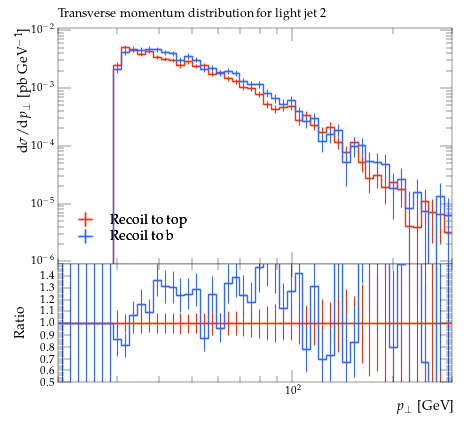

Here is the Python script that generated this plot:
#! /usr/bin/env python

# This Python script was auto-generated using YODA v2.0.2.
# Analysis object: /MC_TTBAR/onelep_jetl_2_pT
# Timestamp: 31-07-2026 (12:23:23)

import matplotlib as mpl
import matplotlib.pyplot as plt
mpl.use('Agg') # comment out for interactive use
import os
import numpy as np

plotDir = os.path.split(os.path.realpath(__file__))[0]
if 'YODA_USER_PLOT_PATH' in globals():
    plot_outdir = globals()['YODA_USER_PLOT_PATH']
else:
    plot_outdir = plotDir

#plot style
plt.style.use(os.path.join(plotDir, '../default.mplstyle'))
# plot metadata
figW, figH = plt.rcParams['figure.figsize']
ax_xLabel = r'$p_\perp$ [GeV]'
ax_yLabel = r'$\mathrm{d}\sigma/\mathrm{d}p_\perp$ [pb GeV$^{-1}$]'
ax_title  = r'Transverse momentum distribution for light jet 2'
ax_xScale = 'log'
ax_yScale = 'log'
xLims = (20.0, 300.0)
yLims = (9e-07, 0.011000000000000001)

# TeX-friendly labels for the legend
labels = {
    'legend' : ([ r"Recoil to top", r"Recoil to b" ], r""),
}

# Adjust canvas width and height
canvasW = 10.0
canvasH = 9.0
figW *= canvasW/10.
figH *= canvasH/9.

# Create figure and axis objects
fig, (ax, ratio0_ax) = plt.subplots(2, 1, sharex=True,
                  figsize=(figW,figH), gridspec_kw={'height_ratios': (6.0, 3.0)})

# Set figure margins
plt.subplots_adjust(
    left   = 1.0 * plt.rcParams['figure.subplot.left'],
    right  = 1.0 * plt.rcParams['figure.subplot.right'],
    top    = 1.0 * plt.rcParams['figure.subplot.top'],
    bottom = 1.0 * plt.rcParams['figure.subplot.bottom'])

ratio0_ax.yaxis.set_major_locator(mpl.ticker.MultipleLocator(0.1))
ratio0_ax.set_ylim(0.5, 1.4999)
ratio0_ax.set_ylabel('Ratio')

# the numerical data is stored in a separate file
dataf = dict()
prefix = os.path.split(__file__)[0]
if prefix:    prefix = prefix + '/'
exec(open(prefix+'onelep_jetl_2_pT__data.py').read(), dataf)


legend_handles = dict() # keep track of handles for the legend

# style options for curves
# starts at zorder>=5 to draw curve on top of legend
styles = {
  'recoil_t': {
    'color' : '#EE3311',
    'linestyle' : '-',
    'linewidth' : 1,
    'marker' : 'none',
    'markersize' : 2,
    'capsize' : 0.0,
    'zorder' : 5,
    'histstyle' : 1,
    'drawstyle' : 'steps-pre',
    'xerrorbars' : 1,
    'yerrorbars' : 1,
    'fillcolor' : None,
    'fillopacity' : 1.0,
    'ratio0_linestyle' : '-',
    'ratio0_linewidth' : 1,
    'ratio0_marker' : 'none',
    'ratio0_markersize' : 2,
    'ratio0_capsize' : 0.0,
    'ratio0_zorder' : 5,
    'ratio0_histstyle' : 1,
    'ratio0_drawstyle' : 'steps-pre',
    'ratio0_xerrorbars' : 1,
    'ratio0_yerrorbars' : 1,
  },
  'recoil_b': {
    'color' : '#3366FF',
    'linestyle' : '-',
    'linewidth' : 1,
    'marker' : 'none',
    'markersize' : 2,
    'capsize' : 0.0,
    'zorder' : 6,
    'histstyle' : 1,
    'drawstyle' : 'steps-pre',
    'xerrorbars' : 1,
    'yerrorbars' : 1,
    'fillcolor' : None,
    'fillopacity' : 1.0,
    'ratio0_linestyle' : '-',
    'ratio0_linewidth' : 1,
    'ratio0_marker' : 'none',
    'ratio0_markersize' : 2,
    'ratio0_capsize' : 0.0,
    'ratio0_zorder' : 6,
    'ratio0_histstyle' : 1,
    'ratio0_drawstyle' : 'steps-pre',
    'ratio0_xerrorbars' : 1,
    'ratio0_yerrorbars' : 1,
  },
}

# curve from input yoda files in main panel
for label, yvals in dataf['yvals'].items():
    if all(np.isnan(v) for v in dataf['yvals'][label]):
        continue
    tmp = None
    if styles[label]['histstyle']: # draw as histogram
        xpos = dataf['xedges'][label] if styles[label]['drawstyle'] else dataf['xpoints'][label]
        ypos = np.insert(yvals, 0, yvals[0]) if styles[label]['drawstyle'] else yvals
        if styles[label]['fillcolor']: # fill area below curve
            ax.fill_between(xpos, ypos, step='pre',
                            color=styles[label]['fillcolor'],
                            alpha=styles[label]['fillopacity'])
        tmp, = ax.plot(xpos, ypos,
                       color=styles[label]['color'],
                       linestyle=styles[label]['linestyle'],
                       linewidth=styles[label]['linewidth'],
                       drawstyle=styles[label]['drawstyle'], solid_joinstyle='miter',
                       zorder=styles[label]['zorder'], label=label)
    tmp = ax.errorbar(dataf['xpoints'][label], yvals,
                      xerr=np.array(dataf['xerrs'][label])*styles[label]['xerrorbars'],
                      yerr=np.array(dataf['yerrs'][label])*styles[label]['yerrorbars'],
                      fmt=styles[label]['marker'], capsize=styles[label]['capsize'],
                      markersize=styles[label]['markersize'],
                      ecolor=styles[label]['color'],
                      color=styles[label]['color'], zorder=styles[label]['zorder'])
    tmp[-1][0].set_linestyle(styles[label]['linestyle'])
    tmp[-1][0].set_linewidth(styles[label]['linewidth'])
    if label in dataf['add_legend_handle']:  legend_handles[label] = tmp
    for varLabel in dataf['variation_yvals'].keys():
        if varLabel.startswith(label):
            tmp, = ax.plot(dataf['xedges'][label], dataf['variation_yvals'][varLabel],
                           color=styles[label]['color'],
                           linestyle=styles[label]['linestyle'],
                           linewidth=styles[label]['linewidth'],
                           drawstyle='steps-pre', solid_joinstyle='miter',
                           zorder=styles[label]['zorder'], alpha=0.5)


# plots on ratio panel
# curve from input yoda files in ratio panel
for label, yvals in dataf['ratio0_yvals'].items():
    if all(np.isnan(v) for v in yvals):
        continue
    if styles[label]['ratio0_histstyle']: # plot as histogram
        xpos = dataf['xedges']['recoil_t'] if styles[label]['ratio0_drawstyle'] else dataf['xpoints']['recoil_t']
        ypos = np.insert(yvals, 0, yvals[0]) if styles[label]['ratio0_drawstyle'] else yvals
        ratio0_ax.plot(xpos, ypos,
                       color=styles[label]['color'],
                       linewidth=styles[label]['linewidth'],
                       linestyle=styles[label]['ratio0_linestyle'],
                       drawstyle=styles[label]['ratio0_drawstyle'], zorder=styles[label]['zorder'],
                       solid_joinstyle='miter')
    tmp = ratio0_ax.errorbar(dataf['xpoints']['recoil_t'], yvals,
                             xerr=np.array(dataf['ref_xerrs'])*styles[label]['ratio0_xerrorbars'],
                             yerr=np.array(dataf['ratio0_yerrs'][label])*styles[label]['ratio0_yerrorbars'],
                             fmt=styles[label]['ratio0_marker'], capsize=styles[label]['ratio0_capsize'],
                             markersize=styles[label]['ratio0_markersize'],
                             ecolor=styles[label]['color'],
                             color=styles[label]['color'])
    tmp[-1][0].set_linestyle(styles[label]['ratio0_linestyle'])
    tmp[-1][0].set_linewidth(styles[label]['ratio0_linewidth'])

    for varlabel in dataf['ratio0_variation_vals'].keys():
        if varlabel.startswith(label):
            ratio0_ax.plot(dataf['xedges']['recoil_t'],
                            dataf['ratio0_variation_vals'][varlabel],
                            color=styles[label]['color'],
                            linestyle=styles[label]['linestyle'],
                            linewidth=styles[label]['linewidth'],
                            drawstyle='steps-pre', solid_joinstyle='miter',
                            zorder=1, alpha=0.5)

legend_items = list(legend_handles.values())
ax.add_artist(ax.legend(legend_items,
                        labels['legend'][0],
                        title=labels['legend'][1],
                        alignment='left',
                        loc='lower left',
                        bbox_to_anchor=(0.0, 0.03)))

# set plot metadata as defined above
ratio0_ax.set_xlabel(ax_xLabel)
ratio0_ax.xaxis.set_label_coords(1., -0.15)
ax.set_ylabel(ax_yLabel, ha='right', va='top')
ax.yaxis.set_label_coords(-0.11, 1.0)
ax.set_title(ax_title, loc='left')
ax.set_xscale(ax_xScale)
ax.set_yscale(ax_yScale)
ax.set_xlim(xLims)
ax.set_ylim(yLims)

# tick formatting
plt.rcParams['xtick.top'] = True
plt.rcParams['ytick.right'] = True
ax.yaxis.set_major_locator(mpl.ticker.LogLocator(base=10.0, numticks=np.inf))
ax.yaxis.set_minor_locator(mpl.ticker.LogLocator(
                           base=10.0, subs=np.arange(0.1, 1, 0.1), numticks=np.inf))
fig.align_ylabels((ax, ratio0_ax))
plt.savefig(os.path.join(plot_outdir, 'onelep_jetl_2_pT.pdf'), format='PDF')
plt.savefig(os.path.join(plot_outdir, 'onelep_jetl_2_pT.png'), format='PNG')

plt.close(fig)
